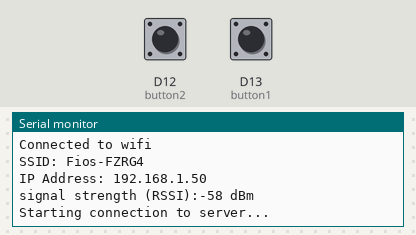
Simulated run of this sketch. Board: Arduino MKR. On the bench: the last lines printed to the serial monitor. The inputs (shaded band) are chosen by the test bench; at power-on: D12 (button2) HIGH, D13 (button1) HIGH. WiFi joins after 1.5 s; servers stay silent unless stated; not simulated (calls return 0 or success): arduino_secrets.h.

Above: at 12.7 s.
12.8 s: D12 (button2) pulled LOW for 0.15 s
At 13.9 s:
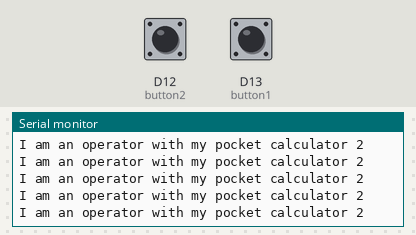
14.4 s: D13 (button1) pulled LOW for 0.15 s
At 15.1 s:
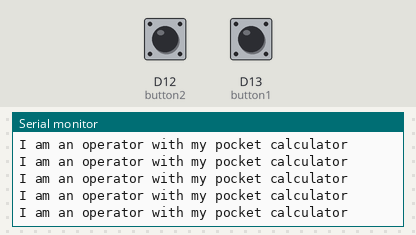

Measured:
- after the input at 12.8 s, the serial monitor: prints a new line at once (image 1)
- after the input at 14.4 s, the serial monitor: prints a new line at once (image 2)

The sketch:

FullyCommitted-WifiRemote.ino
```cpp
/*
  WiFi UDP Send

This uses a WiFi shield on the Adafruit Feather MO WINC1500

It ddoes not see 5G netowrks

 Circuit:
 * WiFi shield attached


 */


#include <SPI.h>
#include <WiFi101.h>
#include <WiFiUdp.h>

int status = WL_IDLE_STATUS;
#include "arduino_secrets.h"
///////please enter your sensitive data in the Secret tab/arduino_secrets.h
char ssid[] = "Fios-FZRG4";        // your network SSID (name)
char pass[] = "vat8789word05fancy";    // your network password (use for WPA, or use as key for WEP)
int keyIndex = 0;            // your network key Index number (needed only for WEP)

unsigned int localPort = 53001;      // local port to listen on

char packetBuffer[255]; //buffer to hold incoming packet
char  ReplyBuffer[] = "acknowledged";       // a string to send back
char TestCue[]="/go";

WiFiUDP Udp;


int button1 = 13; // these are where the buttons are connected
int button2 = 12; // to the adafruit board

void setup() {

  pinMode(button1, INPUT_PULLUP); // need to tie input to high
  pinMode(button2, INPUT_PULLUP); // removes need for a resistor

// must designate which specific pins talk to the wifi module
  WiFi.setPins(8,7,4,2);

//Initialize serial and wait for port to open:
//We are using serial to verify that the chip is connecting to wifi
  Serial.begin(9600);
 //*********UNCOMMENT WHEN TESTING AND CONNECTED TO COMPUTER
 //*********COMMENT OUT WEN USING REMOTE
//  while (!Serial) {
//    ; // wait for serial port to connect. Needed for native USB port only
//  }

  // check for the presence of the shield:
  if (WiFi.status() == WL_NO_SHIELD) {
    Serial.println("WiFi shield not present");
    // don't continue:
    while (true);
   //delay(500);
  }

  // attempt to connect to WiFi network:
  while ( status != WL_CONNECTED) {
    Serial.print("Attempting to connect to SSID: ");
    Serial.println(ssid);
    // Connect to WPA/WPA2 network. Change this line if using open or WEP network:
    status = WiFi.begin(ssid, pass);

    // wait 10 seconds for connection:
    delay(10000);
  }
  Serial.println("Connected to wifi");
  printWiFiStatus();

  Serial.println("\nStarting connection to server...");
  // if you get a connection, report back via serial:
  Udp.begin(localPort);
}

void loop() {

    ///delay(10000);
//
int buttonState1 = digitalRead(button1); // READ THE BUTTON


  if(buttonState1 == 0){
 // verify that the button was pressed
     Serial.println("I am an operator with my pocket calculator");

//*************SENDING MESSAGE CODE********************************
// THIS IS WHERE THE IP AND PORT ARE SET **** SHOULD NOT NEED TO CHANGE PORT
// GET THE IP FROM THE NETWORK SETTINGS IN QLAB
    Udp.beginPacket("192.168.1.152",53535);
//*************CHANGE HERE TO SET CUE NUMBER**************
    Udp.write("/cue/6/start"); //<--- cue number, needs this format
//********************************************************
    Udp.endPacket();
      };


int buttonState2 = digitalRead(button2); // READ THE OTHER BUTTON
  if(buttonState2 == 0){
 // verify that the button was pressed
     Serial.println("I am an operator with my pocket calculator 2");

//*************SENDING MESSAGE CODE********************************
// THIS IS WHERE THE IP AND PORT ARE SET **** SHOULD NOT NEED TO CHANGE PORT
// GET THE IP FROM THE NETWORK SETTINGS IN QLAB
    Udp.beginPacket("192.168.1.152",53535);
//*************CHANGE HERE TO SET CUE NUMBER**************
    Udp.write("/cue/4/start"); //<--- cue number, needs this format
//********************************************************
    Udp.endPacket();
      };


}


void printWiFiStatus() {
  // print the SSID of the network you're attached to:
  Serial.print("SSID: ");
  Serial.println(WiFi.SSID());

  // print your WiFi shield's IP address:
  IPAddress ip = WiFi.localIP();
  Serial.print("IP Address: ");
  Serial.println(ip);

  // print the received signal strength:
  long rssi = WiFi.RSSI();
  Serial.print("signal strength (RSSI):");
  Serial.print(rssi);
  Serial.println(" dBm");
}
```
